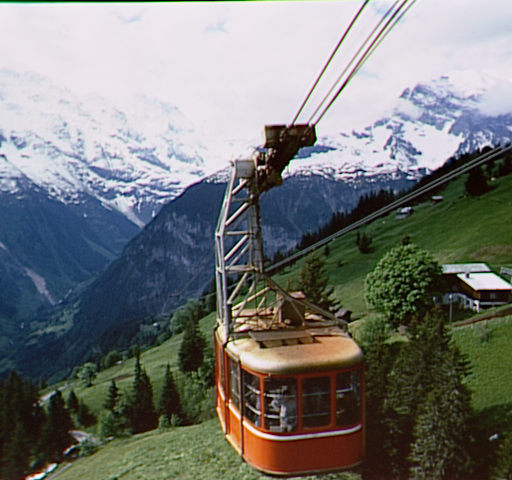
#> input picture cablecar.bmp, 512 x 480 px
$ python part3_binarization.py
#> lines starting #> are read from the running program, lines starting #| are printed output that depends on the picture; after the words box and inside, x2 and y2 are one past the last pixel; in counts of white or black regions, pixels touching at a corner belong together
import cv2
import matplotlib.pyplot as plt

# ============================================================
# PARTIE 3 : Binarisation d'une image
# ============================================================

# Lire l'image et la convertir en niveau de gris
img = cv2.imread('../cablecar.bmp')
#> img is the input picture: shape (480, 512, 3); mean B, G, R 117.6, 120, 117.9

if img is None:
    print("Erreur : Impossible de charger l'image.")
else:
    # Convertir en niveaux de gris (requis pour cv2.threshold)
    gray_img = cv2.cvtColor(img, cv2.COLOR_BGR2GRAY)
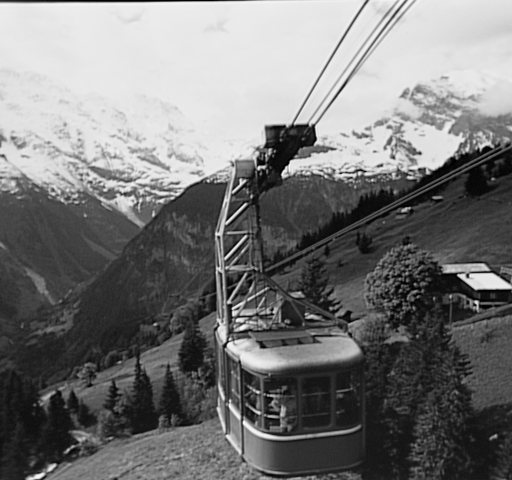
#> gray_img: shape (480, 512); min 0, max 253, mean 119.1

    # --- Méthode 1 : Seuillage manuel (threshold = 127) ---
    threshold = 127
    _, img_bw = cv2.threshold(gray_img, threshold, 255, cv2.THRESH_BINARY)
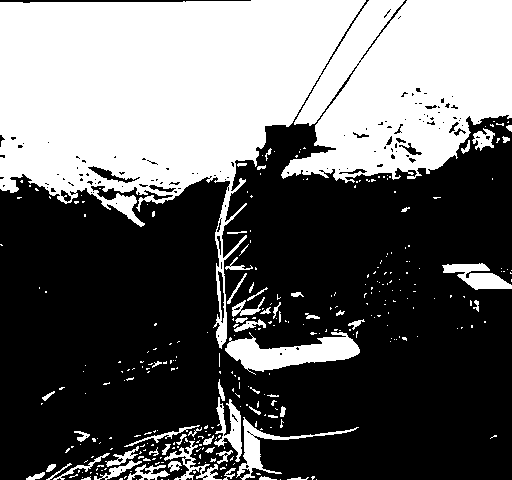
#> img_bw: shape (480, 512); 40% white; 326 white regions (266 under 20 px), largest, box (x1, y1, x2, y2) and area: (0, 0, 512, 349) 86889, (225, 332, 360, 375) 2860, (236, 417, 359, 480) 1141

    # --- Méthode 2 : Seuillage automatique Otsu ---
    # La méthode d'Otsu minimise la variance intra-classe pour trouver
    # automatiquement le meilleur seuil basé sur l'histogramme de l'image.
    otsu_threshold, img_bw_otsu = cv2.threshold(gray_img, 0, 255, cv2.THRESH_BINARY + cv2.THRESH_OTSU)
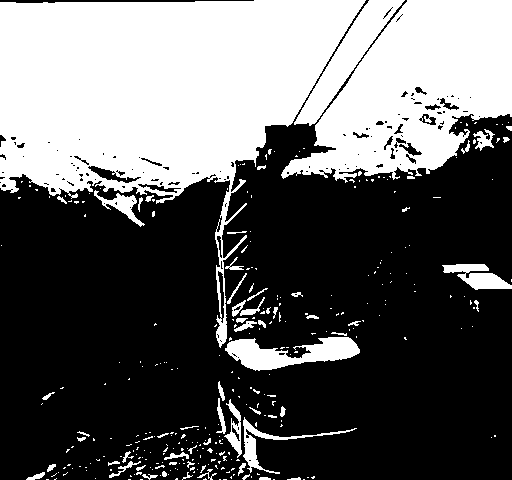
#> img_bw_otsu: shape (480, 512); 38.1% white; 323 white regions (261 under 20 px), largest, box (x1, y1, x2, y2) and area: (0, 0, 366, 348) 56617, (281, 0, 512, 183) 24607, (294, 0, 405, 126) 3577
#> otsu_threshold = 137
    print(f"Seuil Otsu calculé automatiquement : {otsu_threshold}")
#| Seuil Otsu calculé automatiquement : 137.0

    # --- Affichage ---
    fig, axes = plt.subplots(1, 3, figsize=(15, 5))

    axes[0].imshow(gray_img, cmap='gray')
    axes[0].set_title('Image en niveaux de gris')
    axes[0].axis('off')

    axes[1].imshow(img_bw, cmap='gray')
    axes[1].set_title(f'Binarisation manuelle (seuil={threshold})')
    axes[1].axis('off')

    axes[2].imshow(img_bw_otsu, cmap='gray')
    axes[2].set_title(f'Binarisation Otsu (seuil={int(otsu_threshold)})')
    axes[2].axis('off')

    plt.suptitle("Binarisation d'une image")
    plt.tight_layout()
    plt.show()
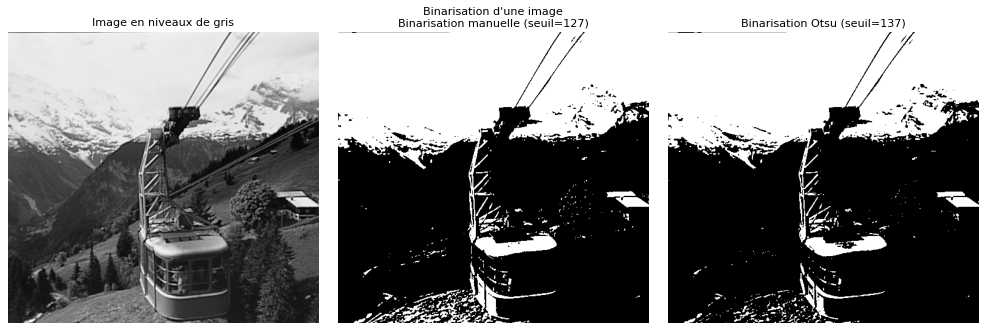
#> figure drawn by matplotlib, 3 panels

$ run again, with exercise2_border.png saved as cablecar.bmp
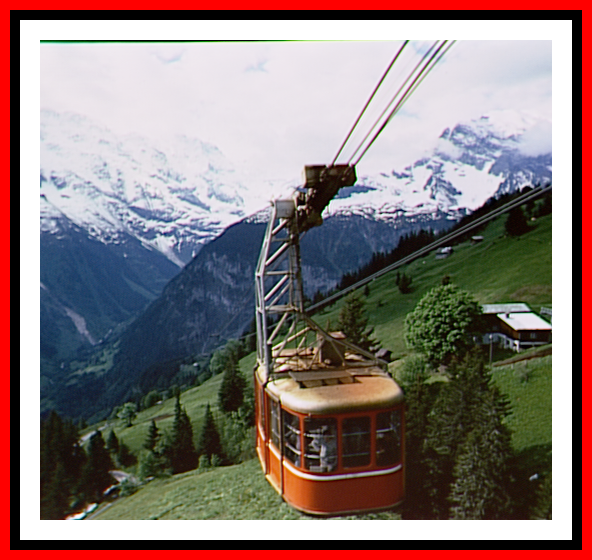
#> input picture exercise2_border.png, 592 x 560 px
#> img is the input picture: shape (560, 592, 3); mean B, G, R 119, 120.7, 136.6
#> `_, img_bw = cv2.threshold(gray_img, threshold, 255, cv2.THRESH_BINARY)`:
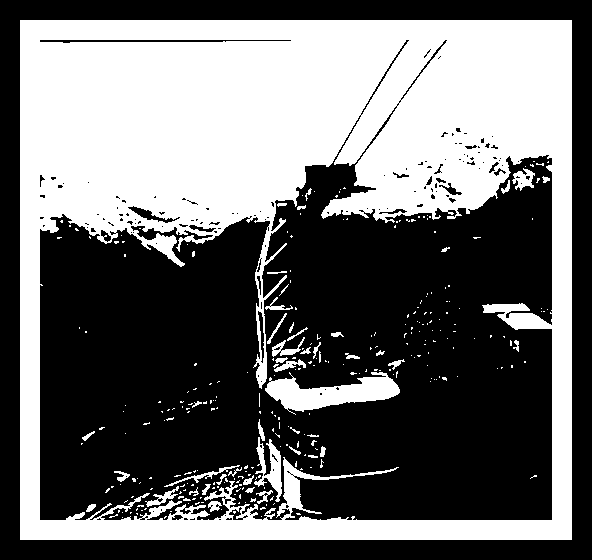
#> img_bw: shape (560, 592); 42.1% white; 302 white regions (255 under 20 px), largest, box (x1, y1, x2, y2) and area: (20, 20, 572, 540) 131965, (265, 372, 400, 415) 2860, (254, 437, 282, 502) 767
#> img_bw_otsu: shape (560, 592); 40.1% white; 257 white regions (214 under 20 px), largest, box (x1, y1, x2, y2) and area: (20, 20, 572, 540) 126146, (265, 377, 400, 410) 2315, (283, 457, 354, 514) 593
#> otsu_threshold = 142
#| Seuil Otsu calculé automatiquement : 142.0
#> `plt.show()`:
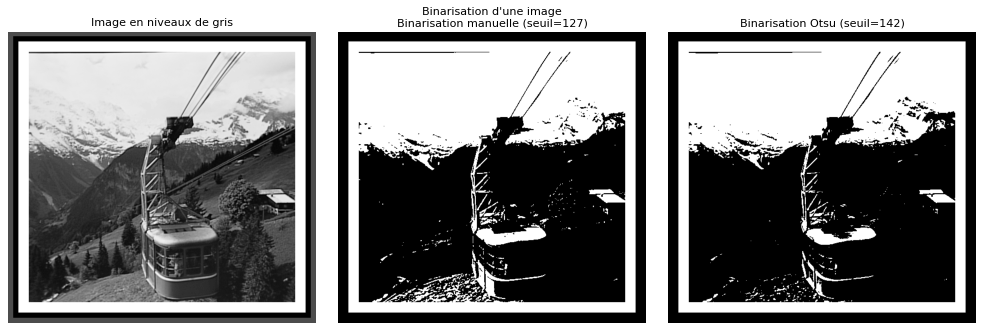
#> figure drawn by matplotlib, 3 panels
